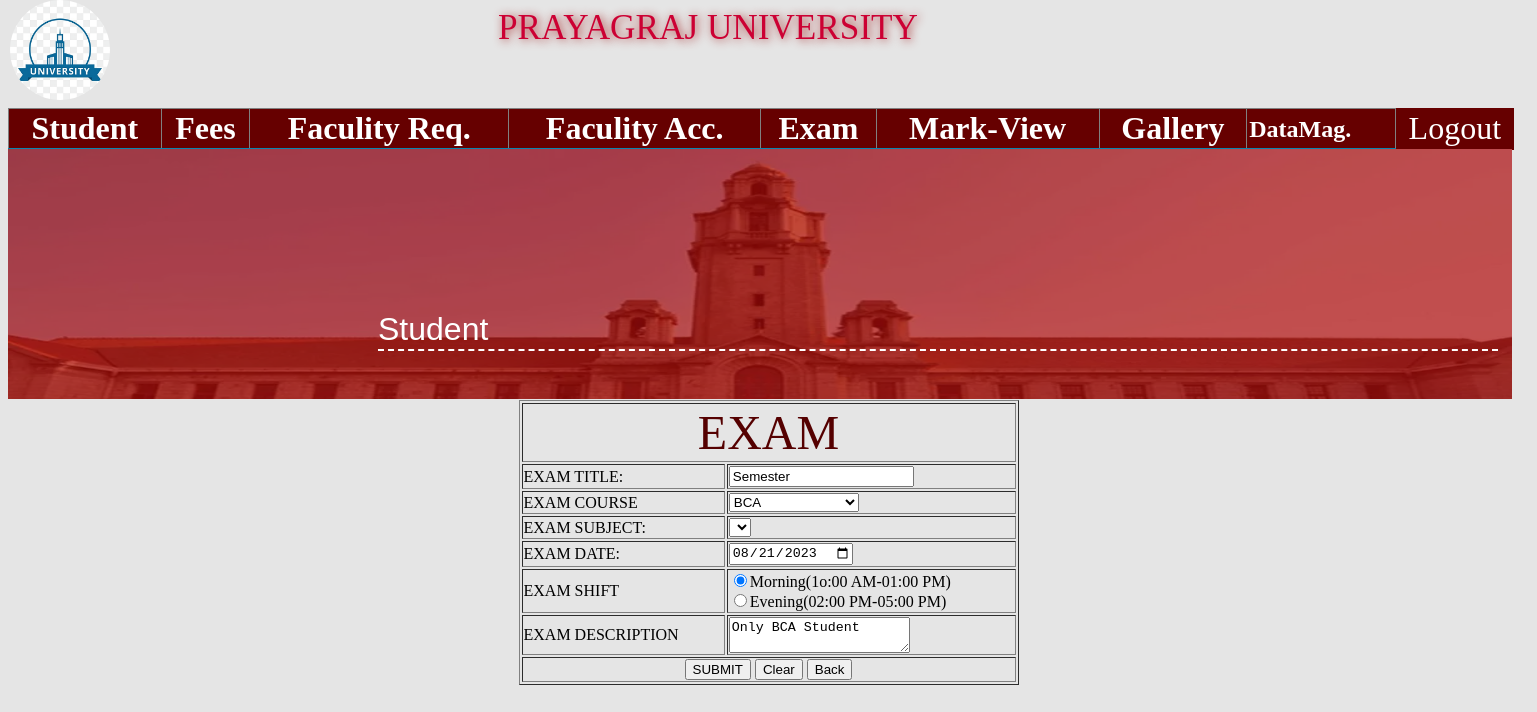
Page /_admin/exam_add.php?exam_id=2 on the committed database.
### tables this page shows
CREATE TABLE IF NOT EXISTS `exams` (
  `exam_id` int(255) NOT NULL auto_increment,
  `exam_title` varchar(255) NOT NULL,
  `exam_course` varchar(255) NOT NULL,
  `exam_subject` varchar(255) NOT NULL,
  `exam_date` varchar(255) NOT NULL,
  `exam_shift` varchar(255) NOT NULL,
  `exam_desc` varchar(255) NOT NULL,
  PRIMARY KEY  (`exam_id`)
);

### _admin/exam_add.php (the view, shortened to what this page needs)
<?php
include("includes/header.php");
  if($_REQUEST[exam_id]){
  	global $con;
	$sql="select * from exams where exam_id='$_REQUEST[exam_id]'";
	$rs=mysqli_query($con,$sql)or die(mysqli_error($con));
	$data=mysqli_fetch_assoc($rs);
  }
?>
<form action="lib/student.php" id="form1" name="form1" method="post" onsubmit="return valid_exam(this);">
	<div style="position:relative;top:61.2px;">
	<table border="1px solid black" align="center" width="500px">
		<tr>
			<td colspan="2" align="center" id="stu-heading">EXAM</td>
		</tr>
		<tr>
			<td>EXAM TITLE:</td>
			<td><input type="text" id="exam_title" name="exam_title" value="<?=$data[exam_title]?>" /><spna id="e_title"></span></td>
		</tr>
		<tr>
			<td>EXAM COURSE</td>
			<td><select id="exam_course" name="exam_course" onchange="find_subject(this.value)">
				<?=get_option_list("examcourse","ecourse_id","ecourse_name",$data[exam_course])?>
			</select><spna id="e_course"></span></td>
		</tr>
		<tr>
			<td>EXAM SUBJECT:</td>
			<td><select id="exam_sub" name="exam_sub">
			</select><spna id="e_sub"></span></td>
		</tr>
		<tr>
			<td>EXAM DATE:</td>
			<td><input type="date" id="exam_date" name="exam_date" value="<?=$data[exam_date]?>"/><spna id="e_date"></span></td>
		</tr>
		<tr>
			<td>EXAM SHIFT</td>
			<td><input type="radio" name="exam_shift" id="exam_shift"  value="Morning(10:00 AM-01:00 PM)"  <?php if($data[exam_shift]=="Morning(10:00 AM-01:00 PM)") echo"checked"; ?> />Morning(1o:00 AM-01:00 PM)<br/><input type="radio" name="exam_shift" id="exam_shift" value="Evening(02:00 PM-05:00 PM)"  <?php if($data[exam_shift]=="Evening(02:00 PM-05:00 PM)") echo"checked"; ?>  />Evening(02:00 PM-05:00 PM)<spna id="e_shift"></span></td>
		</tr>
		<tr>
			<td>EXAM DESCRIPTION</td>
			<td><textarea id="exam_desc" name="exam_desc"><?=$data[exam_desc] ?></textarea><spna id="e_dsc"></span></td>
		</tr>
		<tr>
			<td colspan="2" align="center">
			<input type="submit" id="exam_add" name="exam_add" value="SUBMIT" onclick="exam_add();"/>
			<input type="reset" value="Clear"/>
			<input type="button" value="Back" onclick="javascript:history.back();"/></td>
		</tr>
	</table>
</div>
</form>

### _admin/css/university_css.css (style rules this page uses)
body { background-color:rgba(0,0,0,0.1); }
#stu-heading { background-color:none; color:#550000; font-size: 3em; }

### rows in the picture
exams: exam_title "Semester", exam_date "08/21/2023", exam_shift "☑", exam_desc "Only BCA Student"

### other values in the picture
form field exam_course "BCA"
